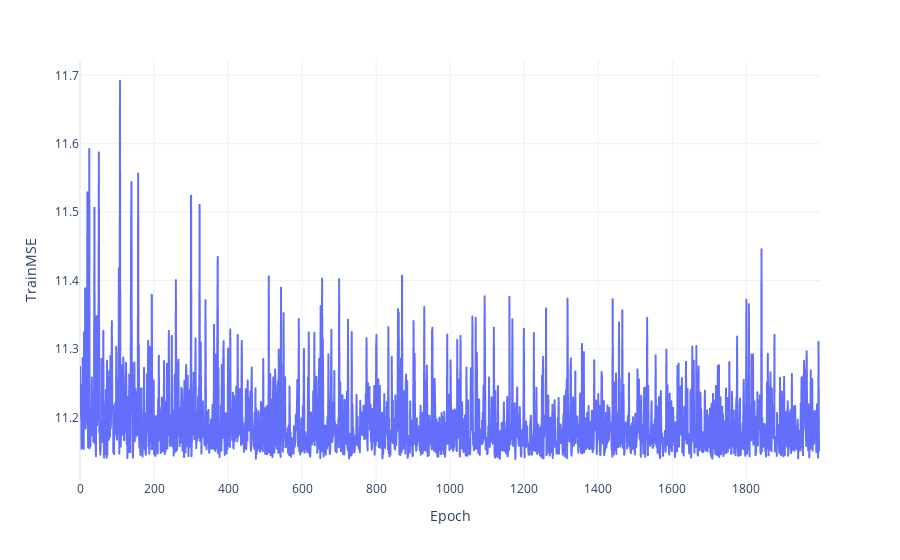

Notebook code for this chart:
### Code cell
loss_df

px.line(loss_df, x = 'Epoch', y = 'TrainMSE')

### Figure 1 — Plotly figure (JSON) as saved in the notebook; plotly's stock layout.template omitted (floating-point values rounded to 4 significant figures; data arrays with more than 128 entries replaced by an {"elided": "..."} marker saying what was removed)
{"data": [{"hovertemplate": "Epoch=%{x}<br>TrainMSE=%{y}<extra></extra>", "legendgroup": "", "line": {"color": "#636efa", "dash": "solid"}, "marker": {"symbol": "circle"}, "mode": "lines", "name": "", "showlegend": false, "type": "scattergl", "x": {"elided": "2000 int values"}, "xaxis": "x", "y": {"elided": "2000 float values"}, "yaxis": "y"}], "layout": {"legend": {"tracegroupgap": 0}, "margin": {"t": 60}, "xaxis": {"anchor": "y", "domain": [0, 1], "title": {"text": "Epoch"}}, "yaxis": {"anchor": "x", "domain": [0, 1], "title": {"text": "TrainMSE"}}}}
